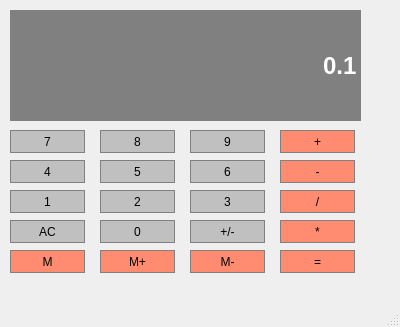
<?xml version="1.0" encoding="UTF-8"?>
<ui version="4.0">
 <class>kalkulator</class>
 <widget class="QMainWindow" name="kalkulator">
  <property name="geometry">
   <rect>
    <x>0</x>
    <y>0</y>
    <width>400</width>
    <height>327</height>
   </rect>
  </property>
  <property name="windowTitle">
   <string>kalkulator</string>
  </property>
  <widget class="QWidget" name="centralWidget">
   <widget class="QLineEdit" name="display">
    <property name="enabled">
     <bool>true</bool>
    </property>
    <property name="geometry">
     <rect>
      <x>10</x>
      <y>10</y>
      <width>351</width>
      <height>111</height>
     </rect>
    </property>
    <property name="sizePolicy">
     <sizepolicy hsizetype="Preferred" vsizetype="Expanding">
      <horstretch>0</horstretch>
      <verstretch>0</verstretch>
     </sizepolicy>
    </property>
    <property name="font">
     <font>
      <family>Arial</family>
      <pointsize>18</pointsize>
      <weight>75</weight>
      <bold>true</bold>
     </font>
    </property>
    <property name="styleSheet">
     <string notr="true">QLineEdit {
	background-color: gray;
	border: 1px solid gray;
	color: #ffffff;
} </string>
    </property>
    <property name="text">
     <string>0.1</string>
    </property>
    <property name="alignment">
     <set>Qt::AlignRight|Qt::AlignTrailing|Qt::AlignVCenter</set>
    </property>
   </widget>
   <widget class="QPushButton" name="button7">
    <property name="geometry">
     <rect>
      <x>10</x>
      <y>130</y>
      <width>75</width>
      <height>23</height>
     </rect>
    </property>
    <property name="sizePolicy">
     <sizepolicy hsizetype="Preferred" vsizetype="Preferred">
      <horstretch>0</horstretch>
      <verstretch>0</verstretch>
     </sizepolicy>
    </property>
    <property name="styleSheet">
     <string notr="true">QPushButton {
	background-color: #C0C0C0;
	border: 1px solid gray;
	padding: 5px;
} 
QPushButton:pressed {
	background-color: #A9A9A9;
	border: 1px solid gray;
	padding: 5px;
} </string>
    </property>
    <property name="text">
     <string>7</string>
    </property>
   </widget>
   <widget class="QPushButton" name="button8">
    <property name="geometry">
     <rect>
      <x>100</x>
      <y>130</y>
      <width>75</width>
      <height>23</height>
     </rect>
    </property>
    <property name="sizePolicy">
     <sizepolicy hsizetype="Preferred" vsizetype="Preferred">
      <horstretch>0</horstretch>
      <verstretch>0</verstretch>
     </sizepolicy>
    </property>
    <property name="styleSheet">
     <string notr="true">QPushButton {
	background-color: #C0C0C0;
	border: 1px solid gray;
	padding: 5px;
} 
QPushButton:pressed {
	background-color: #A9A9A9;
	border: 1px solid gray;
	padding: 5px;
} </string>
    </property>
    <property name="text">
     <string>8</string>
    </property>
   </widget>
   <widget class="QPushButton" name="button9">
    <property name="geometry">
     <rect>
      <x>190</x>
      <y>130</y>
      <width>75</width>
      <height>23</height>
     </rect>
    </property>
    <property name="sizePolicy">
     <sizepolicy hsizetype="Preferred" vsizetype="Preferred">
      <horstretch>0</horstretch>
      <verstretch>0</verstretch>
     </sizepolicy>
    </property>
    <property name="styleSheet">
     <string notr="true">QPushButton {
	background-color: #C0C0C0;
	border: 1px solid gray;
	padding: 5px;
} 
QPushButton:pressed {
	background-color: #A9A9A9;
	border: 1px solid gray;
	padding: 5px;
} </string>
    </property>
    <property name="text">
     <string>9</string>
    </property>
   </widget>
   <widget class="QPushButton" name="add">
    <property name="geometry">
     <rect>
      <x>280</x>
      <y>130</y>
      <width>75</width>
      <height>23</height>
     </rect>
    </property>
    <property name="sizePolicy">
     <sizepolicy hsizetype="Preferred" vsizetype="Preferred">
      <horstretch>0</horstretch>
      <verstretch>0</verstretch>
     </sizepolicy>
    </property>
    <property name="styleSheet">
     <string notr="true">QPushButton {
	background-color: #FF8C70;
	border: 1px solid gray;
	padding: 5px;
} 
QPushButton:pressed {
	background-color: #A9A9A9;
	border: 1px solid gray;
	padding: 5px;
} </string>
    </property>
    <property name="text">
     <string>+</string>
    </property>
   </widget>
   <widget class="QPushButton" name="multiply">
    <property name="geometry">
     <rect>
      <x>280</x>
      <y>220</y>
      <width>75</width>
      <height>23</height>
     </rect>
    </property>
    <property name="sizePolicy">
     <sizepolicy hsizetype="Preferred" vsizetype="Preferred">
      <horstretch>0</horstretch>
      <verstretch>0</verstretch>
     </sizepolicy>
    </property>
    <property name="styleSheet">
     <string notr="true">QPushButton {
	background-color: #FF8C70;
	border: 1px solid gray;
	padding: 5px;
} 
QPushButton:pressed {
	background-color: #A9A9A9;
	border: 1px solid gray;
	padding: 5px;
} </string>
    </property>
    <property name="text">
     <string>*</string>
    </property>
   </widget>
   <widget class="QPushButton" name="button4">
    <property name="geometry">
     <rect>
      <x>10</x>
      <y>160</y>
      <width>75</width>
      <height>23</height>
     </rect>
    </property>
    <property name="sizePolicy">
     <sizepolicy hsizetype="Preferred" vsizetype="Preferred">
      <horstretch>0</horstretch>
      <verstretch>0</verstretch>
     </sizepolicy>
    </property>
    <property name="styleSheet">
     <string notr="true">QPushButton {
	background-color: #C0C0C0;
	border: 1px solid gray;
	padding: 5px;
} 
QPushButton:pressed {
	background-color: #A9A9A9;
	border: 1px solid gray;
	padding: 5px;
} </string>
    </property>
    <property name="text">
     <string>4</string>
    </property>
   </widget>
   <widget class="QPushButton" name="button5">
    <property name="geometry">
     <rect>
      <x>100</x>
      <y>160</y>
      <width>75</width>
      <height>23</height>
     </rect>
    </property>
    <property name="sizePolicy">
     <sizepolicy hsizetype="Preferred" vsizetype="Preferred">
      <horstretch>0</horstretch>
      <verstretch>0</verstretch>
     </sizepolicy>
    </property>
    <property name="styleSheet">
     <string notr="true">QPushButton {
	background-color: #C0C0C0;
	border: 1px solid gray;
	padding: 5px;
} 
QPushButton:pressed {
	background-color: #A9A9A9;
	border: 1px solid gray;
	padding: 5px;
} </string>
    </property>
    <property name="text">
     <string>5</string>
    </property>
   </widget>
   <widget class="QPushButton" name="button6">
    <property name="geometry">
     <rect>
      <x>190</x>
      <y>160</y>
      <width>75</width>
      <height>23</height>
     </rect>
    </property>
    <property name="sizePolicy">
     <sizepolicy hsizetype="Preferred" vsizetype="Preferred">
      <horstretch>0</horstretch>
      <verstretch>0</verstretch>
     </sizepolicy>
    </property>
    <property name="styleSheet">
     <string notr="true">QPushButton {
	background-color: #C0C0C0;
	border: 1px solid gray;
	padding: 5px;
} 
QPushButton:pressed {
	background-color: #A9A9A9;
	border: 1px solid gray;
	padding: 5px;
} </string>
    </property>
    <property name="text">
     <string>6</string>
    </property>
   </widget>
   <widget class="QPushButton" name="substract">
    <property name="geometry">
     <rect>
      <x>280</x>
      <y>160</y>
      <width>75</width>
      <height>23</height>
     </rect>
    </property>
    <property name="sizePolicy">
     <sizepolicy hsizetype="Preferred" vsizetype="Preferred">
      <horstretch>0</horstretch>
      <verstretch>0</verstretch>
     </sizepolicy>
    </property>
    <property name="styleSheet">
     <string notr="true">QPushButton {
	background-color: #FF8C70;
	border: 1px solid gray;
	padding: 5px;
} 
QPushButton:pressed {
	background-color: #A9A9A9;
	border: 1px solid gray;
	padding: 5px;
} </string>
    </property>
    <property name="text">
     <string>-</string>
    </property>
   </widget>
   <widget class="QPushButton" name="button1">
    <property name="geometry">
     <rect>
      <x>10</x>
      <y>190</y>
      <width>75</width>
      <height>23</height>
     </rect>
    </property>
    <property name="sizePolicy">
     <sizepolicy hsizetype="Preferred" vsizetype="Preferred">
      <horstretch>0</horstretch>
      <verstretch>0</verstretch>
     </sizepolicy>
    </property>
    <property name="styleSheet">
     <string notr="true">QPushButton {
	background-color: #C0C0C0;
	border: 1px solid gray;
	padding: 5px;
} 
QPushButton:pressed {
	background-color: #A9A9A9;
	border: 1px solid gray;
	padding: 5px;
} </string>
    </property>
    <property name="text">
     <string>1</string>
    </property>
   </widget>
   <widget class="QPushButton" name="button2">
    <property name="geometry">
     <rect>
      <x>100</x>
      <y>190</y>
      <width>75</width>
      <height>23</height>
     </rect>
    </property>
    <property name="sizePolicy">
     <sizepolicy hsizetype="Preferred" vsizetype="Preferred">
      <horstretch>0</horstretch>
      <verstretch>0</verstretch>
     </sizepolicy>
    </property>
    <property name="styleSheet">
     <string notr="true">QPushButton {
	background-color: #C0C0C0;
	border: 1px solid gray;
	padding: 5px;
} 
QPushButton:pressed {
	background-color: #A9A9A9;
	border: 1px solid gray;
	padding: 5px;
} </string>
    </property>
    <property name="text">
     <string>2</string>
    </property>
   </widget>
   <widget class="QPushButton" name="button0">
    <property name="geometry">
     <rect>
      <x>100</x>
      <y>220</y>
      <width>75</width>
      <height>23</height>
     </rect>
    </property>
    <property name="sizePolicy">
     <sizepolicy hsizetype="Preferred" vsizetype="Preferred">
      <horstretch>0</horstretch>
      <verstretch>0</verstretch>
     </sizepolicy>
    </property>
    <property name="styleSheet">
     <string notr="true">QPushButton {
	background-color: #C0C0C0;
	border: 1px solid gray;
	padding: 5px;
} 
QPushButton:pressed {
	background-color: #A9A9A9;
	border: 1px solid gray;
	padding: 5px;
} </string>
    </property>
    <property name="text">
     <string>0</string>
    </property>
   </widget>
   <widget class="QPushButton" name="memoryMget">
    <property name="geometry">
     <rect>
      <x>100</x>
      <y>250</y>
      <width>75</width>
      <height>23</height>
     </rect>
    </property>
    <property name="sizePolicy">
     <sizepolicy hsizetype="Preferred" vsizetype="Preferred">
      <horstretch>0</horstretch>
      <verstretch>0</verstretch>
     </sizepolicy>
    </property>
    <property name="styleSheet">
     <string notr="true">QPushButton {
	background-color: #FF8C70;
	border: 1px solid gray;
	padding: 5px;
} 
QPushButton:pressed {
	background-color: #A9A9A9;
	border: 1px solid gray;
	padding: 5px;
} </string>
    </property>
    <property name="text">
     <string>M+</string>
    </property>
   </widget>
   <widget class="QPushButton" name="memoryM">
    <property name="geometry">
     <rect>
      <x>10</x>
      <y>250</y>
      <width>75</width>
      <height>23</height>
     </rect>
    </property>
    <property name="sizePolicy">
     <sizepolicy hsizetype="Preferred" vsizetype="Preferred">
      <horstretch>0</horstretch>
      <verstretch>0</verstretch>
     </sizepolicy>
    </property>
    <property name="styleSheet">
     <string notr="true">QPushButton {
	background-color: #FF8C70;
	border: 1px solid gray;
	padding: 5px;
} 
QPushButton:pressed {
	background-color: #A9A9A9;
	border: 1px solid gray;
	padding: 5px;
} </string>
    </property>
    <property name="text">
     <string>M</string>
    </property>
   </widget>
   <widget class="QPushButton" name="clear">
    <property name="geometry">
     <rect>
      <x>10</x>
      <y>220</y>
      <width>75</width>
      <height>23</height>
     </rect>
    </property>
    <property name="sizePolicy">
     <sizepolicy hsizetype="Preferred" vsizetype="Preferred">
      <horstretch>0</horstretch>
      <verstretch>0</verstretch>
     </sizepolicy>
    </property>
    <property name="styleSheet">
     <string notr="true">QPushButton {
	background-color: #C0C0C0;
	border: 1px solid gray;
	padding: 5px;
} 
QPushButton:pressed {
	background-color: #A9A9A9;
	border: 1px solid gray;
	padding: 5px;
} </string>
    </property>
    <property name="text">
     <string>AC</string>
    </property>
   </widget>
   <widget class="QPushButton" name="memogryClear">
    <property name="geometry">
     <rect>
      <x>190</x>
      <y>250</y>
      <width>75</width>
      <height>23</height>
     </rect>
    </property>
    <property name="sizePolicy">
     <sizepolicy hsizetype="Preferred" vsizetype="Preferred">
      <horstretch>0</horstretch>
      <verstretch>0</verstretch>
     </sizepolicy>
    </property>
    <property name="styleSheet">
     <string notr="true">QPushButton {
	background-color: #FF8C70;
	border: 1px solid gray;
	padding: 5px;
} 
QPushButton:pressed {
	background-color: #A9A9A9;
	border: 1px solid gray;
	padding: 5px;
} </string>
    </property>
    <property name="text">
     <string>M-</string>
    </property>
   </widget>
   <widget class="QPushButton" name="button3">
    <property name="geometry">
     <rect>
      <x>190</x>
      <y>190</y>
      <width>75</width>
      <height>23</height>
     </rect>
    </property>
    <property name="sizePolicy">
     <sizepolicy hsizetype="Preferred" vsizetype="Preferred">
      <horstretch>0</horstretch>
      <verstretch>0</verstretch>
     </sizepolicy>
    </property>
    <property name="styleSheet">
     <string notr="true">QPushButton {
	background-color: #C0C0C0;
	border: 1px solid gray;
	padding: 5px;
} 
QPushButton:pressed {
	background-color: #A9A9A9;
	border: 1px solid gray;
	padding: 5px;
} </string>
    </property>
    <property name="text">
     <string>3</string>
    </property>
   </widget>
   <widget class="QPushButton" name="divide">
    <property name="geometry">
     <rect>
      <x>280</x>
      <y>190</y>
      <width>75</width>
      <height>23</height>
     </rect>
    </property>
    <property name="sizePolicy">
     <sizepolicy hsizetype="Preferred" vsizetype="Preferred">
      <horstretch>0</horstretch>
      <verstretch>0</verstretch>
     </sizepolicy>
    </property>
    <property name="styleSheet">
     <string notr="true">QPushButton {
	background-color: #FF8C70;
	border: 1px solid gray;
	padding: 5px;
} 
QPushButton:pressed {
	background-color: #A9A9A9;
	border: 1px solid gray;
	padding: 5px;
} </string>
    </property>
    <property name="text">
     <string>/</string>
    </property>
   </widget>
   <widget class="QPushButton" name="changeSign">
    <property name="geometry">
     <rect>
      <x>190</x>
      <y>220</y>
      <width>75</width>
      <height>23</height>
     </rect>
    </property>
    <property name="sizePolicy">
     <sizepolicy hsizetype="Preferred" vsizetype="Preferred">
      <horstretch>0</horstretch>
      <verstretch>0</verstretch>
     </sizepolicy>
    </property>
    <property name="styleSheet">
     <string notr="true">QPushButton {
	background-color: #C0C0C0;
	border: 1px solid gray;
	padding: 5px;
} 
QPushButton:pressed {
	background-color: #A9A9A9;
	border: 1px solid gray;
	padding: 5px;
} </string>
    </property>
    <property name="text">
     <string>+/-</string>
    </property>
   </widget>
   <widget class="QPushButton" name="equals">
    <property name="geometry">
     <rect>
      <x>280</x>
      <y>250</y>
      <width>75</width>
      <height>23</height>
     </rect>
    </property>
    <property name="sizePolicy">
     <sizepolicy hsizetype="Preferred" vsizetype="Preferred">
      <horstretch>0</horstretch>
      <verstretch>0</verstretch>
     </sizepolicy>
    </property>
    <property name="styleSheet">
     <string notr="true">QPushButton {
	background-color: #FF8C70;
	border: 1px solid gray;
	padding: 5px;
} 
QPushButton:pressed {
	background-color: #A9A9A9;
	border: 1px solid gray;
	padding: 5px;
} </string>
    </property>
    <property name="text">
     <string>=</string>
    </property>
   </widget>
  </widget>
  <widget class="QMenuBar" name="menuBar">
   <property name="geometry">
    <rect>
     <x>0</x>
     <y>0</y>
     <width>400</width>
     <height>21</height>
    </rect>
   </property>
  </widget>
  <widget class="QStatusBar" name="statusBar"/>
 </widget>
 <layoutdefault spacing="6" margin="11"/>
 <resources/>
 <connections/>
</ui>
